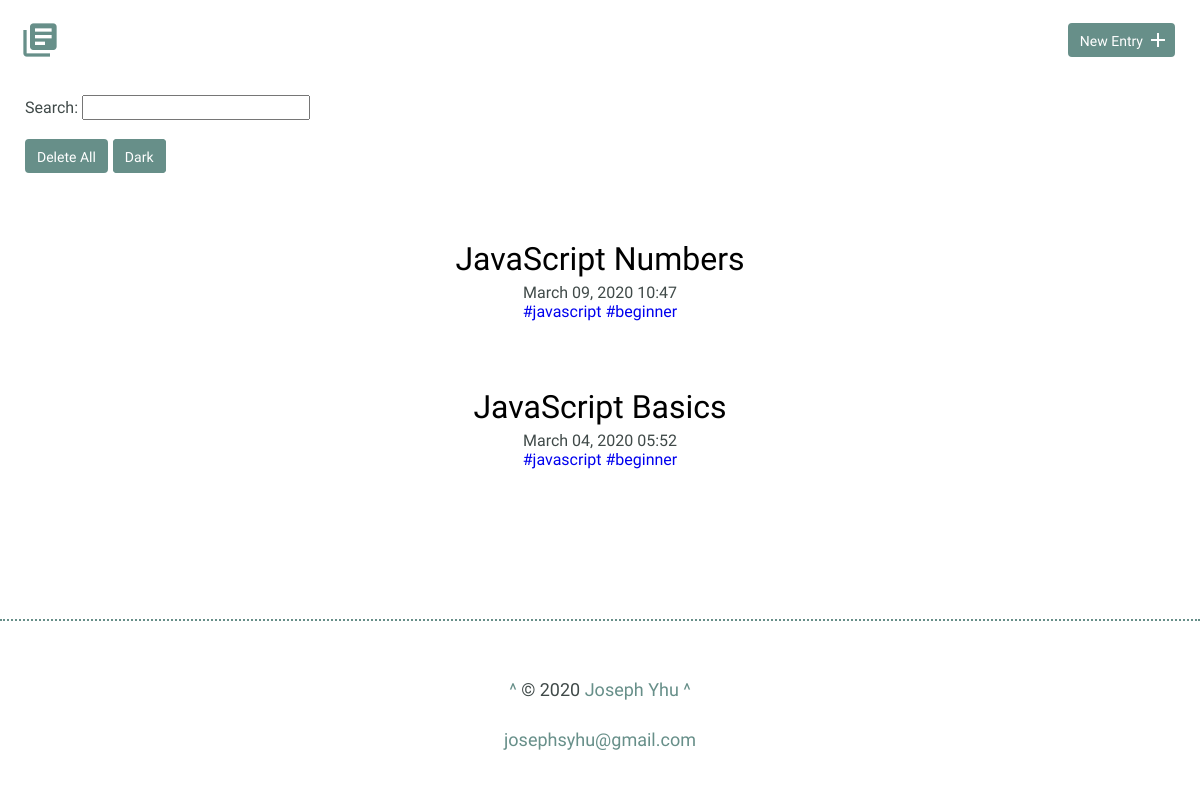
Page /index_l.php on the earlier database version.
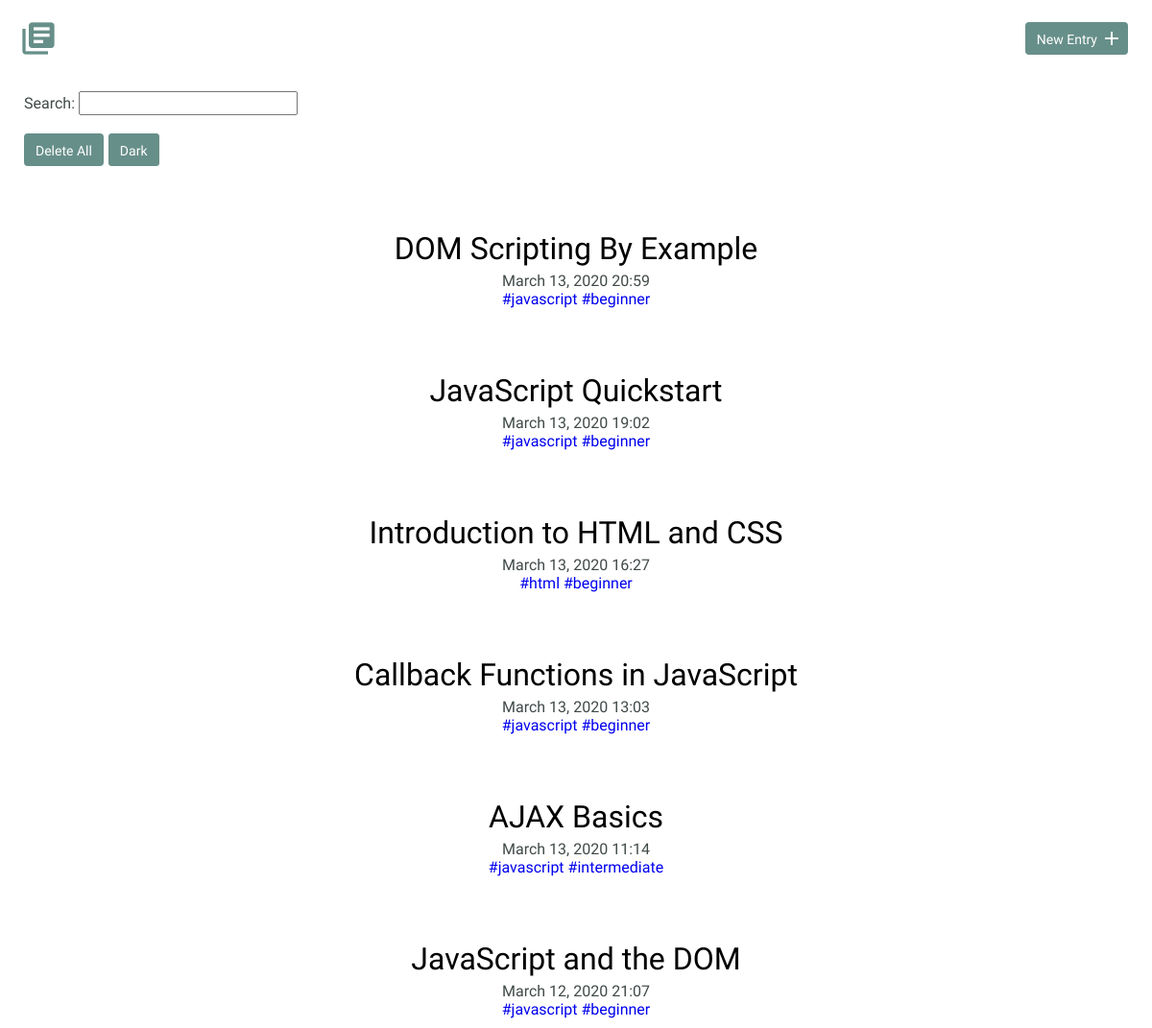
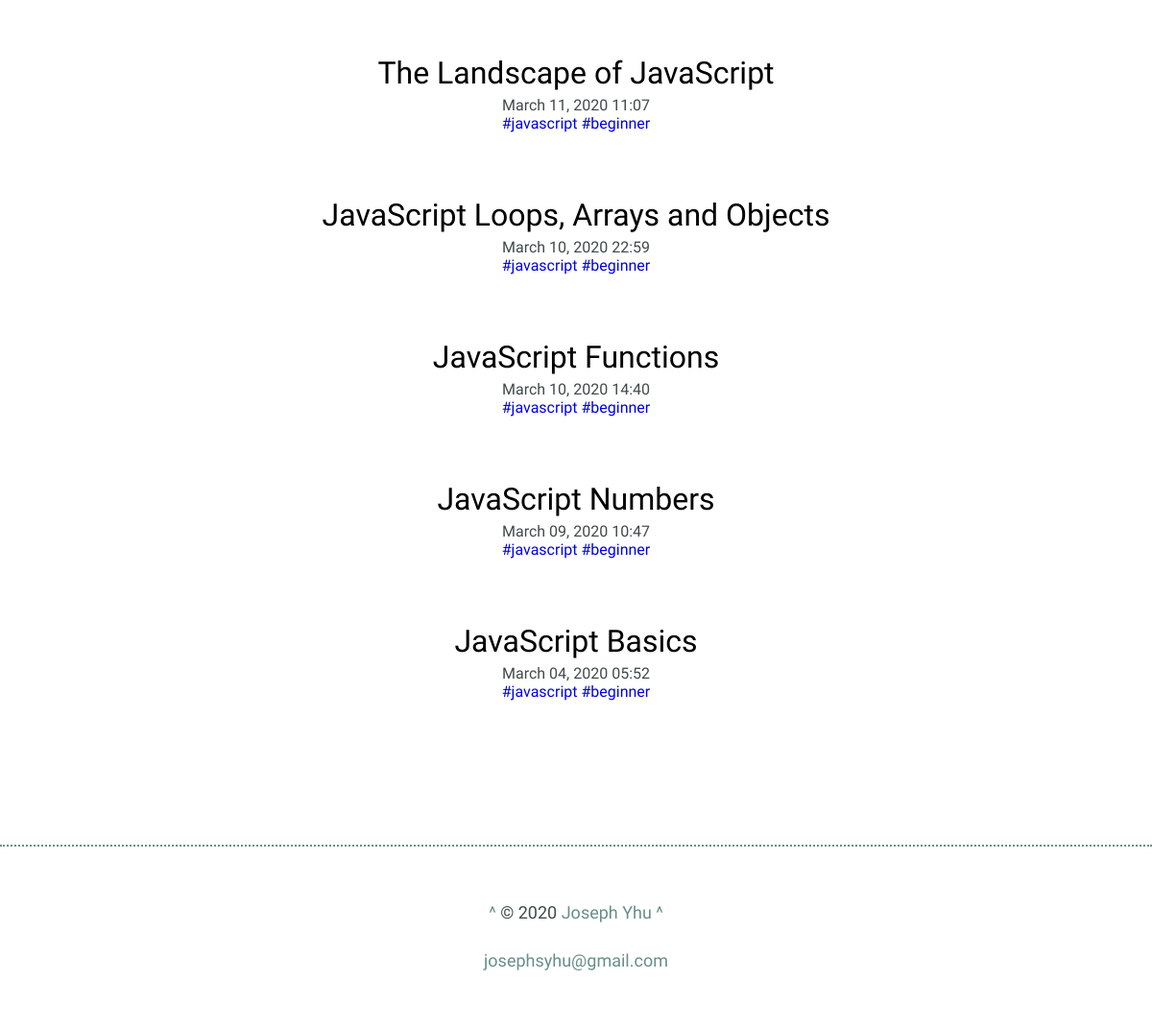
Same page on the later database version (2 pictures, top to bottom).
### tables this page shows
CREATE TABLE "entries" (
	"id"	INTEGER NOT NULL PRIMARY KEY AUTOINCREMENT,
	"title"	TEXT NOT NULL,
	"date"	TEXT NOT NULL,
	"time"	TEXT NOT NULL,
	"time_spent_h"	INTEGER NOT NULL,
	"time_spent_m"	INTEGER NOT NULL,
	"learned"	BLOB NOT NULL,
	"resources"	BLOB
);

### inc/functions.php (called while the page is built, shortened)
<?php
function get_entry_list($limit, $offset) {
    include 'connection.php';
    $sql = "SELECT id, title, date, time FROM entries ";
    $sql .= "ORDER BY date DESC, time DESC, id DESC LIMIT :limit OFFSET :offset";
    try {
        $results = $db->prepare($sql);
        $results->bindValue('limit', $limit, PDO::PARAM_INT);
        $results->bindValue('offset', $offset, PDO::PARAM_INT);
        $results->execute();
    } catch (Exception $e) {
        echo "Error: " . $e->getMessage() . "<br>";
        return array();
    }
    return $results->fetchAll();
}
function get_tags($entry_id) {
    include 'connection.php';
    $sql = 'SELECT tag FROM tags ';
    $sql .= 'JOIN entry_tag ON tags.id = entry_tag.tag_id ';
    $sql .= 'JOIN entries ON entry_tag.entry_id = entries.id ';
    $sql .= 'WHERE entries.id = :entry_id';
    try {
        $results = $db->prepare($sql);
        $results->bindValue('entry_id', $entry_id, PDO::PARAM_INT);
        $results->execute();
    } catch (Exception $e) {
        echo "Error: " . $e->getMessage() . "<br>";
        return array();
    }
    return $results->fetchAll(PDO::FETCH_COLUMN, 0);
}

### index_l.php (the view, shortened to what this page needs)
<?php
require 'inc/functions.php';
$page = filter_input(INPUT_GET, 'p', FILTER_SANITIZE_NUMBER_INT);
if (empty($page)) {
    $page = 1;
}
$limit = 25;
$offset = $limit * ($page - 1);
include 'inc/header_l.php';
?>
    <section>
      <div class="container">
        <form method="get">
          Search:
          <input type="search" name="search" required>
        </form>
      <br>
        <?php
        if (empty($entries) && count(get_entry_list($limit, $offset)) >= $limit) {
            echo "<a href='index_l.php?p=" . ($page+1). "' class='button'>Page " . ($page+1) . "</a>";
        }
        if (!empty(get_entry_list($limit, $offset))) {
            echo "<input type='submit' class='button' value='Delete All' onclick='confirmDeleteAll()'>";
        }
        if (!empty($entries) && $page > 1) {
            echo "<a href='index.php?search=" . trim($search) . "&p=" . $page . "' class='button'>Dark</a>";
        } elseif (!empty($entries) && $page == 1) {
            echo "<a href='index.php?search=" . trim($search) . "' class='button'>Dark</a>";
        } elseif (empty($entries) && $page > 1) {
            echo "<a href='index.php?p=" . $page . "' class='button'>Dark</a>";
        } else {
            echo "<a href='index.php' class='button'>Dark</a>";
        }
        ?>
        <div class="entry-list">
          <?php
          if (isset($entries)) {
              foreach ($entries as $entry) {
                  echo "<article>";
                  echo "<h2><a href='detail_l.php?id=" . $entry['id'] . "'>" . $entry['title'] . "</a></h2>";
                  echo "<time datetime='" . $entry['date'] . " " . $entry['time'] . "'>" . date("F d, Y H:i", strtotime($entry['date'] . " " . $entry['time'])) . "</time><br>";
                  $tags = get_tags($entry['id']);
                  foreach ($tags as $tag) {
                      echo "<a href='tags_l.php?tag=" . $tag . "'>#" . $tag . "</a> ";
                  }
                  echo "</article>";
              }
          } else {
              foreach (get_entry_list($limit, $offset) as $item) {
                  echo "<article>";
                  echo "<h2><a href='detail_l.php?id=" . $item['id'] . "'>" . $item['title'] . "</a></h2>";
                  echo "<time datetime='" . $item['date'] . " " . $item['time'] . "'>" . date("F d, Y H:i", strtotime($item['date'] . " " . $item['time'])) . "</time><br>";
                  $tags = get_tags($item['id']);
                  foreach ($tags as $tag) {
                      echo "<a href='tags_l.php?tag=" . $tag . "'>#" . $tag . "</a> ";
                  }
                  echo "</article>";
              }
          }
          ?>
        </div>
      </div>
    </section>
<?php include 'inc/footer.php'; ?>

Differences in the rows shown:
added entries: title "DOM Scripting By Example", date+time "March 13, 2020 20:59", tag "javascript", tag "beginner"
added entries: title "JavaScript Quickstart", date+time "March 13, 2020 19:02", tag "javascript", tag "beginner"
added entries: title "Introduction to HTML and CSS", date+time "March 13, 2020 16:27", tag "html", tag "beginner"
added entries: title "Callback Functions in JavaScript", date+time "March 13, 2020 13:03", tag "javascript", tag "beginner"
added entries: title "AJAX Basics", date+time "March 13, 2020 11:14", tag "javascript", tag "intermediate"
added entries: title "JavaScript and the DOM", date+time "March 12, 2020 21:07", tag "javascript", tag "beginner"
added entries: title "The Landscape of JavaScript", date+time "March 11, 2020 11:07", tag "javascript", tag "beginner"
added entries: title "JavaScript Loops, Arrays and Objects", date+time "March 10, 2020 22:59", tag "javascript", tag "beginner"
added entries: title "JavaScript Functions", date+time "March 10, 2020 14:40", tag "javascript", tag "beginner"
